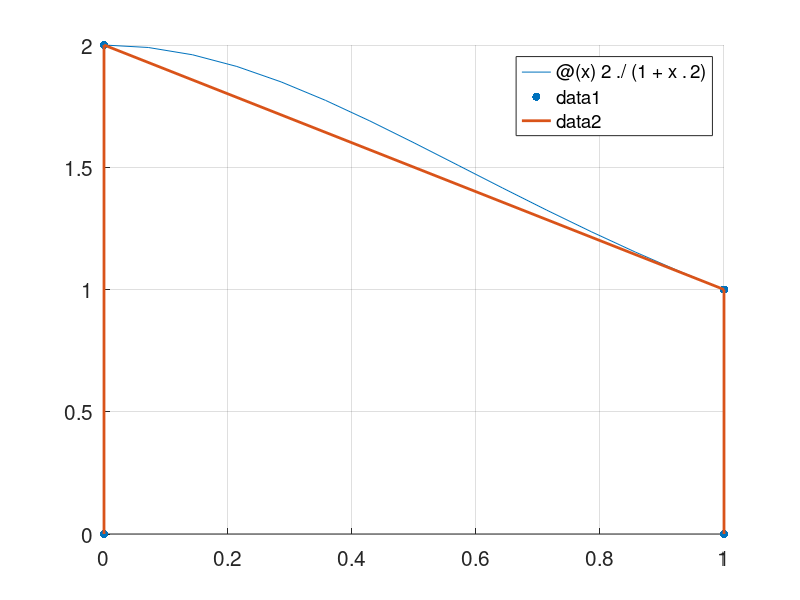

Here is the MATLAB script that generated this plot: (Note: this script raises an error after producing the figure.)
function lab8problem1
  % approx. f(x) = 2/(1+x^2)
  clf; hold on; grid on; 
  set(gca,'FontSize',15);
  
  f = @(x) 2 ./ (1 + x.^ 2);
  fplot(f, [0 1]);
  
  x = [0 0 1 1];
  y = [0 f(0) f(1) 0];
  scatter(x, y, 'filled');
  plot(x, y, "LineWidth", 2);
  
  n = 10; a = 0; b = 1;
  printf("Trapezium formula: ");
  reptrap(f, a, b, n)
  
  printf("Simpson's formula: ");
  repsim(f, a, b, n)
  
  printf("Built in function: ");
  quad(f, a, b)
endfunction
